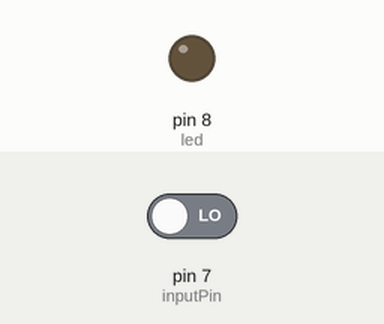
This sketch was run on a simulated Arduino Uno, built with avr-gcc and run on an emulated ATmega328P. Parts: output pins drawn as LEDs (lit = HIGH). The inputs (shaded band) are chosen by the test bench; at power-on: pin 7 (inputPin) LOW.

Above: at 1.2 s.
1.3 s: pin 7 (inputPin) driven HIGH
At 1.6 s:
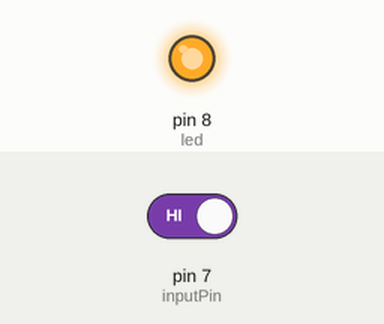
2.8 s: pin 7 (inputPin) driven LOW
At 4.0 s:
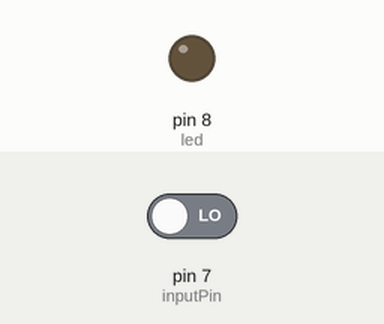
Timing chart, 0 to 5.8 s (numbered marks = the images above; inputs shaded):
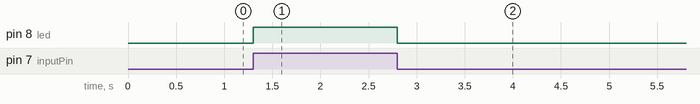

Measured:
- after the input at 1.3 s, pin 8 (led): LOW → HIGH at once
- after the input at 2.8 s, pin 8 (led): HIGH → LOW at once

The sketch:

pir.ino
```cpp
int led = 8;
int inputPin = 7;
int pirState = LOW;
int val = 0;

void setup() {
  pinMode(led, OUTPUT);
  pinMode(inputPin, INPUT);
  Serial.begin(9600);
}

void loop() {
  val = digitalRead(inputPin);
  if (val == HIGH) {
    digitalWrite(led, HIGH);
    if (pirState == LOW) {
      pirState = HIGH;
    }
  } else {
    digitalWrite(led, LOW);
    if (pirState == HIGH) {
      pirState = LOW;
    }
  }

}
```
